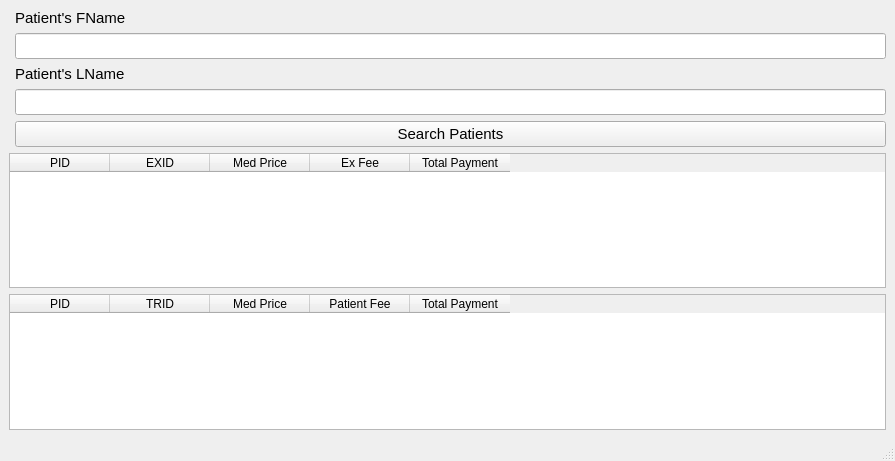
<?xml version="1.0" encoding="UTF-8"?>
<ui version="4.0">
 <class>MainWindow</class>
 <widget class="QMainWindow" name="MainWindow">
  <property name="geometry">
   <rect>
    <x>0</x>
    <y>0</y>
    <width>895</width>
    <height>461</height>
   </rect>
  </property>
  <property name="windowTitle">
   <string>MainWindow</string>
  </property>
  <widget class="QWidget" name="centralwidget">
   <layout class="QGridLayout" name="gridLayout">
    <item row="2" column="0">
     <layout class="QFormLayout" name="formLayout">
      <item row="1" column="1">
       <widget class="QLineEdit" name="patientSFNameLineEdit">
        <property name="font">
         <font>
          <family>Segoe UI</family>
          <pointsize>11</pointsize>
         </font>
        </property>
       </widget>
      </item>
      <item row="3" column="1">
       <widget class="QLineEdit" name="patientSLNameLineEdit">
        <property name="font">
         <font>
          <family>Segoe UI</family>
          <pointsize>11</pointsize>
         </font>
        </property>
       </widget>
      </item>
      <item row="4" column="1">
       <widget class="QPushButton" name="pushButtonSearch">
        <property name="font">
         <font>
          <family>Segoe UI</family>
          <pointsize>11</pointsize>
         </font>
        </property>
        <property name="text">
         <string>Search Patients</string>
        </property>
       </widget>
      </item>
      <item row="2" column="1">
       <widget class="QLabel" name="patientSLNameLabel">
        <property name="font">
         <font>
          <family>Segoe UI</family>
          <pointsize>11</pointsize>
         </font>
        </property>
        <property name="text">
         <string>Patient's LName</string>
        </property>
       </widget>
      </item>
      <item row="0" column="1">
       <widget class="QLabel" name="patientSFNameLabel">
        <property name="font">
         <font>
          <family>Segoe UI</family>
          <pointsize>11</pointsize>
         </font>
        </property>
        <property name="text">
         <string>Patient's FName</string>
        </property>
       </widget>
      </item>
     </layout>
    </item>
    <item row="3" column="0">
     <widget class="QTableWidget" name="tableWidget">
      <column>
       <property name="text">
        <string>PID</string>
       </property>
      </column>
      <column>
       <property name="text">
        <string>EXID</string>
       </property>
      </column>
      <column>
       <property name="text">
        <string>Med Price</string>
       </property>
      </column>
      <column>
       <property name="text">
        <string>Ex Fee</string>
       </property>
      </column>
      <column>
       <property name="text">
        <string>Total Payment</string>
       </property>
      </column>
     </widget>
    </item>
    <item row="4" column="0">
     <widget class="QTableWidget" name="tableWidget_2">
      <column>
       <property name="text">
        <string>PID</string>
       </property>
      </column>
      <column>
       <property name="text">
        <string>TRID</string>
       </property>
      </column>
      <column>
       <property name="text">
        <string>Med Price</string>
       </property>
      </column>
      <column>
       <property name="text">
        <string>Patient Fee</string>
       </property>
      </column>
      <column>
       <property name="text">
        <string>Total Payment</string>
       </property>
      </column>
     </widget>
    </item>
   </layout>
  </widget>
  <widget class="QStatusBar" name="statusbar"/>
 </widget>
 <resources/>
 <connections/>
</ui>
